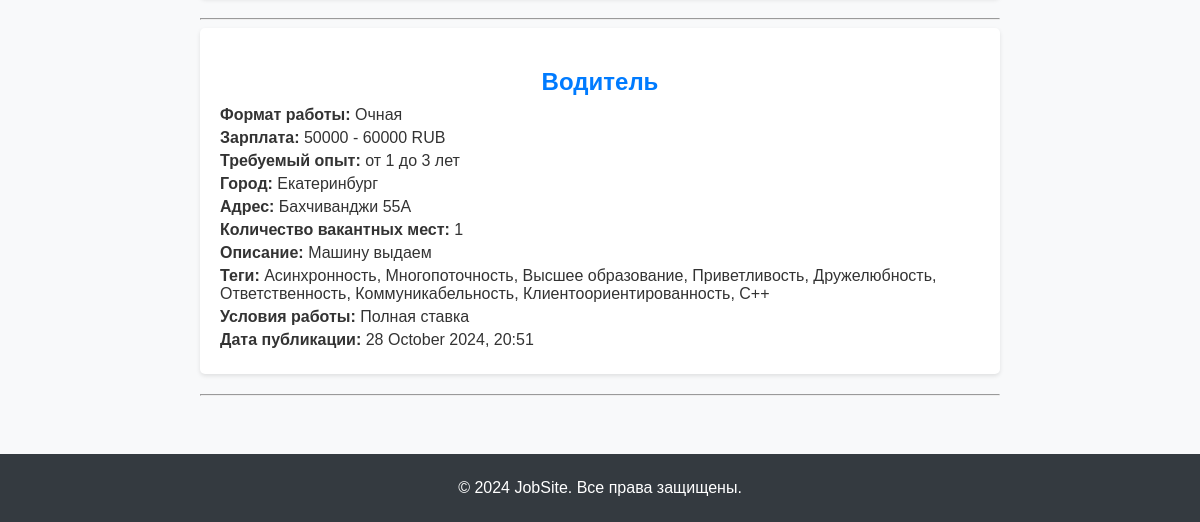
/vacancies/ (signed in, lower part), run on an earlier commit of the app's database.
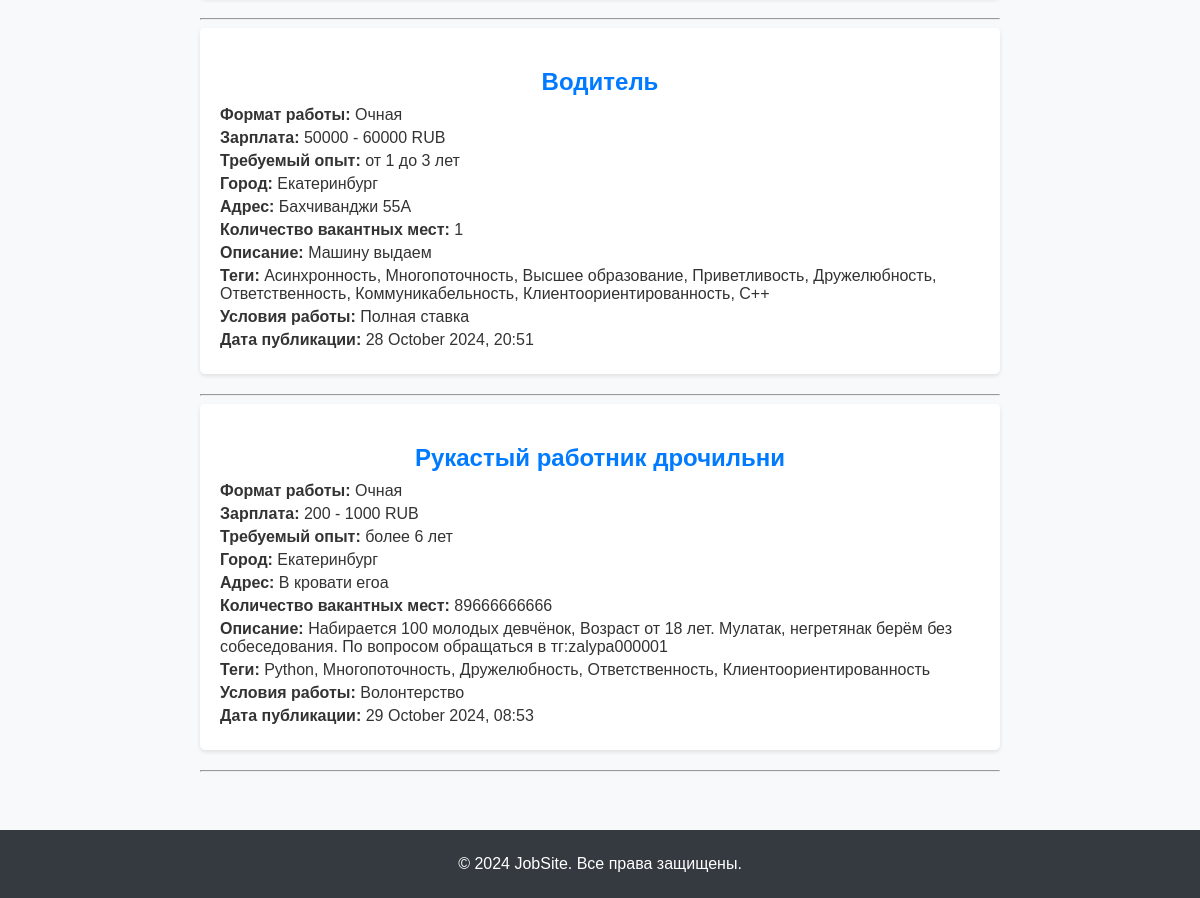
And on a later commit of the database.
### api/models.py (models this page shows, shortened)
class Vacancy(models.Model):
    WORK_FORMAT_CHOICES = [
        ('remote', 'Удаленная'),
        ('hybrid', 'Гибридная'),
        ('onsite', 'Очная'),
    ]
    WORK_CONDITION_CHOICES = [
        ('full_time', 'Полная ставка'),
        ('part_time', 'Неполная ставка'),
        ('internship', 'Стажировка'),
        ('volunteering', 'Волонтерство'),
        ('one_time', 'Разовое задание'),
        ('project', 'Проектная работа'),
    ]
    CURRENCY_CHOICES = [
        ('RUB', 'RUB'),
        ('USD', 'USD'),
        ('EUR', 'EUR'),
    ]
    EXPERIENCE_CHOICES = [
        ('0', 'Без опыта'),
        ('1', 'До 1 года'),
        ('1-3', 'от 1 до 3 лет'),
        ('3-6', 'от 3 до 6 лет'),
        ('6', 'более 6 лет'),
    ]
    STATUS_CHOICES = [
        ('published', 'Опубликована'),
        ('archived', 'В архиве'),
        ('checking', 'На проверке'),
    ]
    title = models.CharField(max_length=255, verbose_name='Название')
    work_format = models.CharField(
        max_length=10,
        choices=WORK_FORMAT_CHOICES,
        default='onsite',
        verbose_name='Формат работы'
    )
    min_salary = models.PositiveIntegerField(verbose_name='Минимальная зарплата')
    max_salary = models.PositiveIntegerField(verbose_name='Максимальная зарплата')
    currency = models.CharField(
        max_length=3,
        choices=CURRENCY_CHOICES,
        default='RUB',
        verbose_name='Валюта'
    )
    experience = models.CharField(
        max_length=10,
        choices=EXPERIENCE_CHOICES,
        default='0',
        verbose_name='Опыт работы'
    )
    city = models.CharField(max_length=255, verbose_name='Город')
    address = models.CharField(max_length=255, verbose_name='Адрес')
    number_of_openings = models.PositiveIntegerField(verbose_name='Количество мест')
    description = models.TextField(verbose_name='Описание')
    tech_stack_tags = models.ManyToManyField('TechStackTag', blank=True, verbose_name='Технологии')
    work_condition_tags = models.CharField(
        max_length=20,
        choices=WORK_CONDITION_CHOICES,
        default='full_time',
        verbose_name='Условие работы'
    )
    publication_date = models.DateTimeField(auto_now_add=True, verbose_name='Дата публикации')
    status = models.CharField(
        max_length=10,
        choices=STATUS_CHOICES,
        default='published',
        verbose_name='Статус'
    )
    class Meta:
        verbose_name = 'Вакансия'
        verbose_name_plural = 'Вакансии'
    def formatted_publication_date(self):
        return self.publication_date.strftime('%d %B %Y, %H:%M')

class TechStackTag(models.Model):
    name = models.CharField(max_length=100, unique=True, verbose_name='Технология')
    class Meta:
        verbose_name = 'Технология'
        verbose_name_plural = 'Технологии'

### api/views.py (the view)
# urls.py: path('vacancies/', vacancy_list, name='vacancy_list'),
@login_required
def vacancy_list(request):
    vacancies = Vacancy.objects.filter(status='published')  # Фильтрация по статусу
    return render(request, 'vacancy_list.html', {'vacancies': vacancies})

### templates/vacancy_list.html (shortened to what this page needs)
{% extends 'base.html' %}
{% block content %}
    <div class="vacancy-list">
        {% for vacancy in vacancies %}
        <div class="vacancy-item">
            <h2>{{ vacancy.title }}</h2>
            <p><strong>Формат работы:</strong> {{ vacancy.get_work_format_display }}</p>
            <p><strong>Зарплата:</strong> {{ vacancy.min_salary }} - {{ vacancy.max_salary }} {{ vacancy.currency }}</p>
            <p><strong>Требуемый опыт:</strong> {{ vacancy.get_experience_display }}</p>
            <p><strong>Город:</strong> {{ vacancy.city }}</p>
            <p><strong>Адрес:</strong> {{ vacancy.address }}</p>
            <p><strong>Количество вакантных мест:</strong> {{ vacancy.number_of_openings }}</p>
            <p><strong>Описание:</strong> {{ vacancy.description }}</p>
            <p><strong>Теги:</strong>
                {% for tag in vacancy.tech_stack_tags.all %}
                    {{ tag.name }}{% if not forloop.last %}, {% endif %}
                {% endfor %}
            </p>
            <p><strong>Условия работы:</strong> {{ vacancy.get_work_condition_tags_display }}</p>
            <p><strong>Дата публикации:</strong> {{ vacancy.formatted_publication_date }}</p>
        </div>
        <hr>
        {% empty %}
        <p>Вакансий нет</p>
        {% endfor %}
    </div>
{% endblock %}

### templates/base.html (shortened to what this page needs)
{% load static %}
<!DOCTYPE html>
<html lang="ru">
<head>
    <link rel="stylesheet" href="{% static 'css/styles.css' %}">
</head>
<body>
  <div class="wrapper">
    <main class="main">
        {% block content %}
        {% endblock %}
    </main>
    <footer class="footer">
        <p>&copy; 2024 JobSite. Все права защищены.</p>
    </footer>
  </div>
</body>
</html>

### static/css/styles.css (style rules this page uses)
html { scroll-behavior: smooth; overflow-x: hidden; }
body { font-family: Arial, sans-serif; height: 100%; background-color: #f8f9fa; color: #333; padding: 0; margin: 0; }
h1, h2, h3, h4, h5, h6 { text-align: center; }
.main { max-width: 800px; height: 100%; margin: 50px auto; padding: 0 20px; }
.vacancy-list { margin-top: 20px; }
.vacancy-item { background-color: #fff; border-radius: 5px; box-shadow: 0 2px 4px rgba(0, 0, 0, 0.1); padding: 20px; margin-bottom: 20px; text-align: left; }
.vacancy-item h2 { color: #007bff; margin-bottom: 10px; }
.footer { text-align: center; color: #fff; background-color: #343a40; padding: 20px 30px; }
.footer p { margin: 5px 0; }
.wrapper { display: flex; flex-direction: column; height: 100%; }
.main { flex: 1 0 auto; }
.footer { flex: 0 0 auto; }

What changed in the data, as far as the page shows it:
added Vacancy: title "Рукастый работник дрочильни", work_format "Очная", min_salary "200", max_salary "1000", currency "RUB", experience "более 6 лет", city "Екатеринбург", address "В кровати егоа", number_of_openings "89666666666", description "Набирается 100 молодых девчëнок, Возраст от 18 лет. Мулатак, негретянак берëм без собеседования. По вопросом обращаться в тг:zalypa000001", work_condition_tags "Волонтерство", formatted_publication_date "29 October 2024, 08:53", TechStackTag (name "Многопоточность"), TechStackTag (name "Дружелюбность"), TechStackTag (name "Ответственность"), TechStackTag (name "Клиентоориентированность")
now on this page (row unchanged): TechStackTag: name "Python", shown under "Рукастый работник дрочильни"
